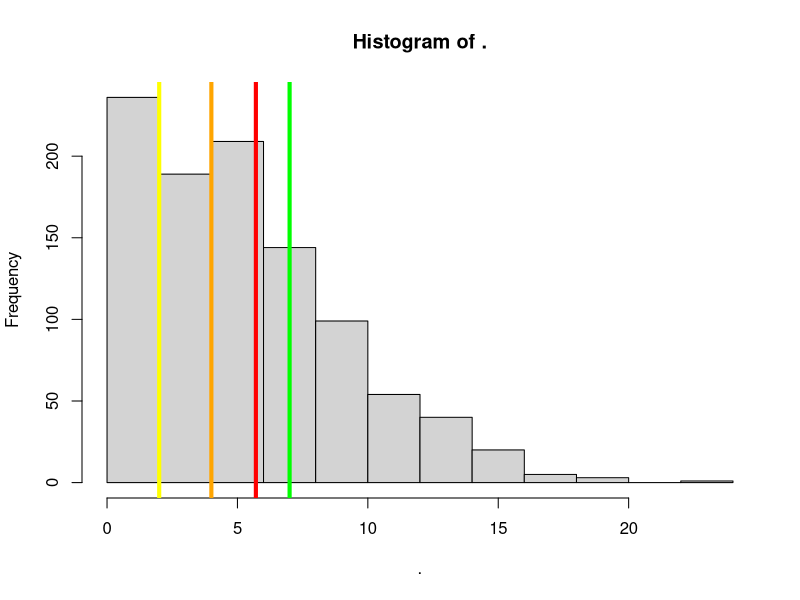
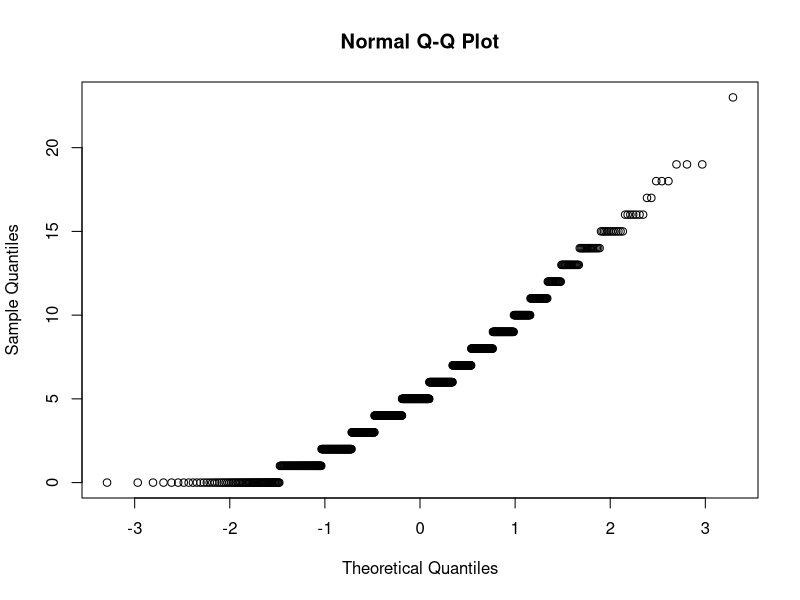

The R source for these figures, in order: (Note: this script raises an error after producing the figures.)
## ---- chunk 1
knitr::opts_chunk$set(echo = TRUE)
library(dplyr)
## ---- chunk 2
library(readr)
june18 <- read_csv("Tom Sox Stats June 18.csv")
View(june18)
## ---- chunk 3
lineup618 <- c("Ethan Gibson",
               "Ryan Wynn",
               "Colby Wallace",
               "Tommy Roldan",
               "Johnnie Lopez",
               "David Wiley",
               "Nick Parham",
               "Cale Stricklin",
               "Sam Mummau")
lineup616 <- c("Sam Mummau",
               "Ryan Wynn",
               "Tommy Roldan",
               "Colby Wallace",
               "Johnnie Lopez",
               "David Wiley",
               "James Taussig",
               "Nick Parham",
               "Cale Stricklin")
## ---- chunk 4
battermatrix <- function(df,lineup){
  df <- df %>% rename("Doubles" = "2B", "Triples" = "3B")
  df <- df %>% mutate("PA" = AB+BB+HBP+SF+SH)
  df <- df %>% mutate("singleper" = (H - (Doubles + Triples + HR))/ PA) %>%   mutate("doubleper" = (Doubles/PA)) %>% mutate("tripleper" = (Triples/PA)) %>% mutate("HRper" = (HR/PA)) %>% mutate("walkper" = ((BB+HBP)/PA)) %>% mutate("ROEper" = OBP - (singleper+doubleper+tripleper+HRper+walkper)) %>% mutate("Kper" = (SO/PA)) %>% mutate("DPper" = (GDP / PA)) %>% mutate("SFper" = (SF/PA)) %>% mutate("Outper" = 1-OBP-Kper-DPper-SFper)
  df$ROEper[3] <- 0
  df$ROEper[7] <- 0
  df$ROEper[10] <- 0
  df$ROEper[12] <- 0
  df$ROEper[16] <- 0
  batterprobs <- data.frame()
  batter1 <- df %>% filter(Player == lineup[1]) %>% select("Kper","Outper","singleper","doubleper","tripleper","HRper","walkper","ROEper","DPper","SFper") %>% t()
  batter2 <- df %>% filter(Player == lineup[2]) %>% select("Kper","Outper","singleper","doubleper","tripleper","HRper","walkper","ROEper","DPper","SFper") %>% t()
  batter3 <- df %>% filter(Player == lineup[3]) %>% select("Kper","Outper","singleper","doubleper","tripleper","HRper","walkper","ROEper","DPper","SFper") %>% t()
  batter4 <- df %>% filter(Player == lineup[4]) %>% select("Kper","Outper","singleper","doubleper","tripleper","HRper","walkper","ROEper","DPper","SFper") %>% t()
  batter5 <- df %>% filter(Player == lineup[5]) %>% select("Kper","Outper","singleper","doubleper","tripleper","HRper","walkper","ROEper","DPper","SFper") %>% t()
  batter6 <- df %>% filter(Player == lineup[6]) %>% select("Kper","Outper","singleper","doubleper","tripleper","HRper","walkper","ROEper","DPper","SFper") %>% t()
  batter7 <- df %>% filter(Player == lineup[7]) %>% select("Kper","Outper","singleper","doubleper","tripleper","HRper","walkper","ROEper","DPper","SFper") %>% t()
  batter8 <- df %>% filter(Player == lineup[8]) %>% select("Kper","Outper","singleper","doubleper","tripleper","HRper","walkper","ROEper","DPper","SFper") %>% t()
  batter9 <- df %>% filter(Player == lineup[9]) %>% select("Kper","Outper","singleper","doubleper","tripleper","HRper","walkper","ROEper","DPper","SFper") %>% t()
  batterprobs <- data.frame(batter1,batter2,batter3,batter4,batter5,batter6,batter7,batter8,batter9)
  batterprobs}
## ---- chunk 5
v <- c(0,1,2)
p <- c(0.025,0.7,0.275)
firstthird <- data.frame(v,p,row.names=c("Out","2nd","3rd"))
ft <- firstthird[sample(nrow(firstthird), 1, replace = TRUE, prob = firstthird$p), -ncol(firstthird)]
## ---- chunk 6
va <- c(0,1,2)
pr <- c(0.04,0.54,0.42)
firsthome <- data.frame(va,pr,row.names=c("Out","3rd","Home"))
fh <- firsthome[sample(nrow(firsthome), 1, replace = TRUE, prob = firsthome$pr), -ncol(firsthome)]
## ---- chunk 7
probs <- c(0.25,0.75)
val <- c(0,1)
errorthird <- data.frame(val,probs,row.names = c("Second","Third"))
et <- errorthird[sample(nrow(errorthird), 1, replace = TRUE, prob = errorthird$probs), -ncol(errorthird)]
## ---- chunk 8
pro <- c(0.02,0.4,0.58)
secondhome <- data.frame(v,pro,row.names = c("Out","Third","Home"))
sh <- secondhome[sample(nrow(secondhome), 1, replace = TRUE, prob = secondhome$pro), -ncol(secondhome)]
## ---- chunk 9
probss <- c(0.03,0.97)
tagout <- data.frame(val,probss,row.names=c("Out","Safe"))
to <- tagout[sample(nrow(tagout), 1, replace = TRUE, prob = tagout$probss), -ncol(tagout)]
## ---- chunk 10
probsss <- c(0.85,0.15)
doubleplay <- data.frame(val,probsss,row.names=c("Third","Second"))
dp <- doubleplay[sample(nrow(doubleplay), 1, replace = TRUE, prob = doubleplay$probsss), -ncol(doubleplay)]
## ---- chunk 11
prob0 <- c(0.67,0.08,0.25)
newdoubleplay <- data.frame(v,prob0,row.names=c("Second","Third","Home"))
nd <- newdoubleplay[sample(nrow(newdoubleplay), 1, replace = TRUE, prob = newdoubleplay$prob0), -ncol(newdoubleplay)]
## ---- chunk 12
Value <- c(0,1,2,3,4,5,6,7,8,9)
## ---- chunk 13
bases <- c(0,0,0)
outs <- c(0)
runs <- c(0)
## ---- chunk 14
nobodyon <- function(prob){
  tau <- data.frame(Value,prob,row.names=c("Strikeout","Other Out","Single","Double","Triple","Home Run", "Walk", "ROE","DP","SF"))
  ab <- tau[sample(nrow(tau), 1, replace = TRUE, prob = tau$prob), -ncol(tau)]
  if (ab == 0|ab == 1|ab == 8|ab == 9){
  bases <- c(0,0,0)
  outs <- outs + 1
}
  if (ab == 2|ab == 6|ab == 7){
  bases <- c(1,0,0)
}
  if (ab == 3){
  bases <- c(0,1,0)
}
  if (ab == 4){
  bases <- c(0,0,1)
}
  if (ab == 5){
  bases <- c(0,0,0)
  runs <- runs + 1
}
  score <- c(bases,outs,runs)
  score
}
manonfirst <- function(prob){
  tau <- data.frame(Value,prob,row.names=c("Strikeout","Other Out","Single","Double","Triple","Home Run", "Walk", "ROE","DP","SF"))
  ab1 <- tau[sample(nrow(tau), 1, replace = TRUE, prob = tau$prob), -ncol(tau)]
  if (ab1 == 0|ab1 == 1|ab1 == 9){
  bases <- c(1,0,0)
  outs <- outs + 1
}
  if (ab1 == 6|ab1 == 7){
  bases <- c(1,1,0)
}
  if (ab1 == 2 & ft == 0){
  bases <- c(1,0,0)
  outs <- outs + 1
}
  if (ab1 == 2 & ft == 1){
  bases <- c(1,1,0)
}
  if (ab1 == 2 & ft == 2){
  bases <- c(1,0,1)
}
  if (ab1 == 3 & fh == 0){
  bases <- c(0,1,0)
  outs <- outs + 1
}
  if (ab1 == 3 & fh == 1){
  bases <- c(0,1,1)
}
  if (ab1 == 3 & fh == 2){
  bases <- c(0,1,0)
  runs <- runs + 1
}
  if (ab1 == 4){
  bases <- c(0,0,1)
  runs <- runs + 1
}
  if (ab1 == 5){
  bases <- c(0,0,0)
  runs <- runs + 2
}
  if (ab1 == 8){
  bases <- c(0,0,0)
  outs <- outs + 2
  }
  score <- c(bases,outs,runs)
  score
}
manonsecond <- function(prob){
  tau <- data.frame(Value,prob,row.names=c("Strikeout","Other Out","Single","Double","Triple","Home Run", "Walk", "ROE","DP","SF"))
  ab2 <- tau[sample(nrow(tau), 1, replace = TRUE, prob = tau$prob), -ncol(tau)]
  if (ab2 == 0|ab2 == 1|ab2 == 8|ab2 == 9){
  bases <- c(0,1,0)
  outs <- outs + 1
}
  if (ab2 == 2 & sh == 0){
  bases <- c(1,0,0)
  outs <- outs + 1
}
  if (ab2 == 2 & sh == 1){
  bases <- c(1,0,1)
}
  if (ab2 == 2 & sh == 2){
  bases <- c(1,0,0)
  runs <- runs + 1
}
  if (ab2 == 3){
  bases <- c(0,1,0)
  runs <- runs + 1
}
  if (ab2 == 4){
  bases <- c(0,0,1)
  runs <- runs + 1
}
  if (ab2 == 5){
  bases <- c(0,0,0)
  runs <- runs + 2
}
  if (ab2 == 6){
  bases <- c(1,1,0)
}
  if (ab2 == 7 & et == 0){
  bases <- c(1,1,0)
}
  if (ab2 == 7 & et == 1){
  bases <- c(1,0,1)
}
  score <- c(bases,outs,runs)
  score
}
manonthird <- function(prob){
   tau <- data.frame(Value,prob,row.names=c("Strikeout","Other Out","Single","Double","Triple","Home Run", "Walk", "ROE","DP","SF"))
  ab3 <- tau[sample(nrow(tau), 1, replace = TRUE, prob = tau$prob), -ncol(tau)]
  if (ab3 == 1 & to == 0){
  bases <- c(0,0,0)
  outs <- outs + 2
}
  if (ab3 == 1 & to == 1){
  bases <- c(0,0,1)
  outs <- outs + 1
}
  if (ab3 == 0|ab3 == 8){
  bases <- c(0,0,1)
  outs <- outs + 1
}
  if (ab3 == 2|ab3 == 7){
  bases <- c(1,0,0)
  runs <- runs + 1
}
  if (ab3 == 3){
  bases <- c(0,1,0)
  runs <- runs + 1
}
  if (ab3 == 4){
  bases <- c(0,0,1)
  runs <- runs + 1
}
  if (ab3 == 5){
  bases <- c(0,0,0)
  runs <- runs + 2
}
  if (ab3 == 6){
  bases <- c(1,0,1)
}
  if (ab3 == 9){
  bases <- c(0,0,0)
  outs <- outs + 1
  runs <- runs + 1
  }
  score <- c(bases,outs,runs)
  score
}
manonfirstandsecond <- function(prob){
  tau <- data.frame(Value,prob,row.names=c("Strikeout","Other Out","Single","Double","Triple","Home Run", "Walk", "ROE","DP","SF"))
  ab4 <- tau[sample(nrow(tau), 1, replace = TRUE, prob = tau$prob), -ncol(tau)]
  if (ab4 == 0 | ab4 == 1 | ab4 == 9){
  bases <- c(1,1,0)
  outs <- outs + 1
}
  if (ab4 == 2 & sh == 0 & ft == 0){
  bases <- c(1,1,0)
  outs <- outs + 1
}
  if (ab4 == 2 & sh == 0 & ft == 1){
  bases <- c(1,1,0)
  outs <- outs + 1
}
  if (ab4 == 2 & sh == 0 & ft == 2){
  bases <- c(1,0,1)
  outs <- outs + 1
}
  if (ab4 == 2 & sh == 1 & (ft == 0 | ft == 2)){
  bases <- c(1,1,1)  
}
  if (ab4 == 2 & sh == 1 & ft == 1){
  bases <- c(1,1,1)
}
  if (ab4 == 2 & sh == 2 & ft == 1){
  bases <- c(1,1,0)
  runs <- runs + 1
}
  if (ab4 == 2 & sh == 2 & ft == 0){
  bases <- c(1,0,0)
  runs <- runs + 1
  outs <- outs + 1
}
  if (ab4 == 2 & sh == 2 & ft == 2){
  bases <- c(1,0,1)
  runs <- runs + 1
}
  if (ab4 == 3 & fh == 0){
  bases <- c(0,1,0)
  runs <- runs + 1
  outs <- outs + 1
}
  if (ab4 == 3 & fh == 1){
  bases <- c(0,1,1)
  runs <- runs + 1
}
  if (ab4 == 3 & fh == 2){
  bases <- c(0,1,0)
  runs <- runs + 2
}
  if (ab4 == 4){
  bases <- c(0,0,1)
  runs <- runs + 2
}
  if (ab4 == 5){
  bases <- c(0,0,0)
  runs <- runs + 3
}
  if (ab4 == 6|ab4 == 7){
  bases <- c(1,1,1)
}
  if (ab4 == 8 & dp == 0){
  bases <- c(0,0,1)
  outs <- outs + 2
}
  if (ab4 == 8 & dp == 1){
  bases <- c(0,1,0)
  outs <- outs + 2
  }
  score <- c(bases,outs,runs)
  score
}
manonsecondandthird <- function(prob){
  tau <- data.frame(Value,prob,row.names=c("Strikeout","Other Out","Single","Double","Triple","Home Run", "Walk", "ROE","DP","SF"))
  ab5 <- tau[sample(nrow(tau), 1, replace = TRUE, prob = tau$prob), -ncol(tau)]
  if (ab5 == 1 & to == 0){
  bases <- c(0,1,0)
  outs <- outs + 2
}
  if (ab5 == 1 & to == 1){
  bases <- c(0,1,1)
  outs <- outs + 1
}
  if (ab5 == 0 | ab5 == 8){
  bases <- c(0,1,1)
  outs <- outs + 1
}
  if (ab5 == 2 & sh == 0){
  bases <- c(1,0,0)
  runs <- runs + 1
  outs <- outs + 1
}
  if (ab5 == 2 & sh == 1){
  bases <- c(1,0,1)
  runs <- runs + 1
}
  if (ab5 == 2 & sh == 2){
  bases <- c(1,0,0)
  runs <- runs + 2
}
  if (ab5 == 3){
  bases <- c(0,1,0)
  runs <- runs + 2
}
  if (ab5 == 4){
  bases <- c(0,0,1)
  runs <- runs + 2
}
  if (ab5 == 5){
  bases <- c(0,0,0)
  runs <- runs + 3
}
  if (ab5 == 6|(ab5 == 7 & et == 0)){
  bases <- c(1,1,1)
}
  if (ab5 == 7 & et == 1){
  bases <- c(1,0,1)
  runs <- runs + 1
}
  if (ab5 == 9){
  bases <- c(0,1,0)
  outs <- outs + 1
  runs <- runs + 1
  }
  score <- c(bases,outs,runs)
  score
}
basesloaded <- function(prob){
   tau <- data.frame(Value,prob,row.names=c("Strikeout","Other Out","Single","Double","Triple","Home Run", "Walk", "ROE","DP","SF"))
  ab6 <- tau[sample(nrow(tau), 1, replace = TRUE, prob = tau$prob), -ncol(tau)]
  if (ab6 == 0){
  bases <- c(1,1,1)
  outs <- outs + 1
}
  if (ab6 == 1 & to == 0){
  bases <- c(1,1,0)
  outs <- outs + 2
}
  if (ab6 == 1 & to == 1){
  bases <- c(1,1,1)
  outs <- outs + 1
}
  if (ab6 == 2 & sh == 0 & (ft == 1 | ft == 0)){
  bases <- c(1,1,0)
  runs <- runs + 1
  outs <- outs + 1
}
  if (ab6 == 2 & sh == 0 & ft == 2){
  bases <- c(1,0,1)
  runs <- runs + 1
  outs <- outs + 1
}
  if (ab6 == 2 & sh == 1){
  bases <- c(1,1,1)
  runs <- runs + 1
}
  if (ab6 == 2 & sh == 2 & ft == 0){
  bases <- c(1,0,0)
  runs <- runs + 2
  outs <- outs + 1
}
  if (ab6 == 2 & sh == 2 & ft == 1){
  bases <- c(1,1,0)
  runs <- runs + 2
}
  if (ab6 == 2 & sh == 2 & ft == 2){
  bases <- c(1,0,1)
  runs <- runs + 2
}
  if (ab6 == 3 & fh == 0){
  bases <- c(0,1,0)
  runs <- runs + 2
  outs <- outs + 1
}
  if (ab6 == 3 & fh == 1){
  bases <- c(0,1,1)
  runs <- runs + 2
}
  if (ab6 == 3 & fh == 2){
  bases <- c(0,1,0)
  runs <- runs + 3
}
  if (ab6 == 4){
  bases <- c(0,0,1)
  runs <- runs + 3
}
  if (ab6 == 5){
  bases <- c(0,0,0)
  runs <- runs + 4
}
  if (ab6 == 6 | ab6 == 7){
  bases <- c(1,1,1)
  runs <- runs + 1
}
  if (ab6 == 8 & nd == 0){
  bases <- c(0,0,1)
  outs <- outs + 2
  runs <- runs + 1
}
  if (ab6 == 8 & nd == 1){
  bases <- c(0,1,0)
  outs <- outs + 2
  runs <- runs + 1
}
  if (ab6 == 8 & nd == 2){
  bases <- c(0,1,1)
  outs <- outs + 2
}
  if (ab6 == 9){
  bases <- c(1,1,0)
  outs <- outs + 1
  runs <- runs + 1
}
  score <- c(bases,outs,runs)
  score
}
manonfirstandthird <- function(prob){
  tau <- data.frame(Value,prob,row.names=c("Strikeout","Other Out","Single","Double","Triple","Home Run", "Walk", "ROE","DP","SF"))
  ab7 <- tau[sample(nrow(tau), 1, replace = TRUE, prob = tau$prob), -ncol(tau)]
  if (ab7 == 0){
  bases <- c(1,0,1)
  outs <- outs + 1
}
  if (ab7 == 1 & to == 0){
  bases <- c(1,0,0)
  outs <- outs + 2
}
  if (ab7 == 1 & to == 1){
  bases <- c(1,0,1)
  outs <- outs + 1
}
  if (ab7 == 2 & ft == 0){
  bases <- c(1,0,0)
  runs <- runs + 1
  outs <- outs + 1
}
  if (ab7 == 2 & ft == 1){
  bases <- c(1,1,0)
  runs <- runs + 1
}
  if (ab7 == 2 & ft == 2){
  bases <- c(1,0,1)
  runs <- runs + 1
}
  if (ab7 == 3 & fh == 0){
  bases <- c(0,1,0)
  runs <- runs + 1
  outs <- outs + 1
}
  if (ab7 == 3 & fh == 1){
  bases <- c(0,1,1)
  runs <- runs + 1
}
  if (ab7 == 3 & fh == 2){
  bases <- c(0,1,0)
  runs <- runs + 2
}
  if (ab7 == 4){
  bases <- c(0,0,1)
  runs <- runs + 2
}
  if (ab7 == 5){
  bases <- c(0,0,0)
  runs <- runs + 3
}
  if (ab7 == 6){
  bases <- c(1,1,1)
}
  if (ab7 == 7 & et == 0){
  bases <- c(1,1,1)
}
  if (ab7 == 7 & et == 1){
  bases <- c(1,1,0)
  runs <- runs + 1
}
  if (ab7 == 8){
  bases <- c(0,0,0)
  outs <- outs + 2
  runs <- runs + 1
}
  if (ab7 == 9){
  bases <- c(1,0,0)
  outs <- outs + 1
  runs <- runs + 1
  }
  score <- c(bases,outs,runs)
  score
}
## ---- chunk 15
score <- c(0,0,0,0,0)
## ---- chunk 16
singlebatter <- function(og_score,i){
    if (og_score[1] == 0 & og_score[2] == 0 & og_score[3] == 0){
      trial0 <- nobodyon(batterprobs[,i])
      score <- c(og_score[1:3] != trial0[1:3], og_score[4:5] + trial0[4:5])
      }
    if (og_score[1] == 1 & og_score[2] == 0 & og_score[3] == 0){
      trial1 <- manonfirst(batterprobs[,i])
      score <- c(og_score[1] == trial1[1], og_score[2] != trial1[2], og_score[3] != trial1[3], og_score[4:5] + trial1[4:5])
      }
    if (og_score[1] == 0 & og_score[2] == 1 & og_score[3] == 0){
      trial2 <- manonsecond(batterprobs[,i])
      score <- c(og_score[1] != trial2[1], og_score[2] == trial2[2], og_score[3] != trial2[3], og_score[4:5] + trial2[4:5])
      }
    if (og_score[1] == 0 & og_score[2] == 0 & og_score[3] == 1){
      trial3 <- manonthird(batterprobs[,i])
      score <- c(og_score[1] != trial3[1], og_score[2] != trial3[2], og_score[3] == trial3[3], og_score[4:5] + trial3[4:5])
      }
    if (og_score[1] == 1 & og_score[2] == 1 & og_score[3] == 0){
      trial4 <- manonfirstandsecond(batterprobs[,i])
      score <- c(og_score[1] == trial4[1], og_score[2] == trial4[2], og_score[3] != trial4[3], og_score[4:5] + trial4[4:5])
      }
    if (og_score[1] == 0 & og_score[2] == 1 & og_score[3] == 1){
      trial5 <- manonsecondandthird(batterprobs[,i])
      score <- c(og_score[1] != trial5[1], og_score[2] == trial5[2], og_score[3] == trial5[3], og_score[4:5] + trial5[4:5])
      }
    if (og_score[1] == 1 & og_score[2] == 1 & og_score[3] == 1){
      trial6 <- basesloaded(batterprobs[,i])
      score <- c(og_score[1:3] == trial6[1:3], og_score[4:5] + trial6[4:5])
      }
    if (og_score[1] == 1 & og_score[2] == 0 & og_score[3] == 1){
      trial7 <- manonfirstandthird(batterprobs[,i])
      score <- c(og_score[1] == trial7[1], og_score[2] != trial7[2], og_score[3] == trial7[3], og_score[4:5] + trial7[4:5])
      }
    score}
## ---- chunk 17
runsbatters <- c(0,0)
## ---- chunk 18
inningruns <- function(outs,i){
  totalruns <- c(0)
  score <- c(0,0,0,0,0)
  while (length(score) == 5){
      a <- singlebatter(score,i)
      if (i == 9){
        i <- 0
      }
      a <- singlebatter(a,i+1)
      if (i == 8){
        i <- -1
      }
      a <- singlebatter(a,i+2)
      if (a[4] >= 3){
        runsbatters <- c(a[5],3)
        break
      }
      if (i == 7){
        i <- -2
      }
      a <- singlebatter(a,i+3)
      if (a[4] >= 3){
        runsbatters <- c(a[5],4)
        break
      }
      if (i == 6){
        i <- -3
      }
      a <- singlebatter(a,i+4)
      if (a[4] >= 3){
        runsbatters <- c(a[5],5)
        break
      }
      if (i == 5){
        i <- -4
      }
      a <- singlebatter(a,i+5)
      if (a[4] >= 3){
        runsbatters <- c(a[5],6)
        break
      }
      if (i == 4){
        i <- -5
      }
      a <- singlebatter(a,i+6)
      if (a[4] >= 3){
        runsbatters <- c(a[5],7)
        break
      }
      if (i == 3){
        i <- -6
      }
      a <- singlebatter(a,i+7)
      if (a[4] >= 3){
        runsbatters <- c(a[5],8)
        break
      }
      if (i == 2){
        i <- -7
      }
      a <- singlebatter(a,i+8)
      if (a[4] >= 3){
        runsbatters <- c(a[5],0)
        break
      }
      if (i == 1){
        i <- -8
      }
      a <- singlebatter(a,i+9)
      if (a[4] >= 3){
        runsbatters <- c(a[5],1)
        break
      }
      if (i == -1){
        i <- 8
      }
      if (i == -2){
        i <- 7
      }
      if (i == -3){
        i <- 6
      }
      if (i == -4){
        i <- 5
      }
      if (i == -5){
        i <- 4
      }
      if (i == -6){
        i <- 3
      }
      if (i == -7){
        i <- 2
      }
      if (i == -8){
        i <- 1
      }
      a <- singlebatter(a,i+1)
      if (a[4] >= 3){
        runsbatters <- c(a[5],2)
        break
      }
      if (i == 8){
        i <- -1
      }
      a <- singlebatter(a,i+2)
      if (a[4] >= 3){
        runsbatters <- c(a[5],3)
        break
      }
      if (i == 7){
        i <- -2
      }
      a <- singlebatter(a,i+3)
      if (a[4] >= 3){
        runsbatters <- c(a[5],4)
        break
      }
      if (i == 6){
        i <- -3
      }
      a <- singlebatter(a,i+4)
      if (a[4] >= 3){
        runsbatters <- c(a[5],5)
        break
      }
      if (i == 5){
        i <- -4
      }
      a <- singlebatter(a,i+5)
      if (a[4] >= 3){
        runsbatters <- c(a[5],6)
        break
      }
      if (i == 4){
        i <- -5
      }
      a <- singlebatter(a,i+6)
      if (a[4] >= 3){
        runsbatters <- c(a[5],7)
        break
      }
      if (i == 3){
        i <- -6
      }
      a <- singlebatter(a,i+7)
      if (a[4] >= 3){
        runsbatters <- c(a[5],8)
        break
      }
      if (i == 2){
        i <- -7
      }
      a <- singlebatter(a,i+8)
      if (a[4] >= 3){
        runsbatters <- c(a[5],0)
        break
      }
      else{
        runsbatters <- c(a[5],1)
      }
  }
  runsbatters
}
## ---- chunk 19
game <- function(i){
  runsbatters <- c(0,0)
  score <- c(0,0,0,0,0)
  outs <- c(0)
  i1 <- inningruns(0,i)
  i2 <- inningruns(0,i1[2]+1)
  i3 <- inningruns(0,i2[2]+1)
  i4 <- inningruns(0,i3[2]+1)
  i5 <- inningruns(0,i4[2]+1)
  i6 <- inningruns(0,i5[2]+1)
  i7 <- inningruns(0,i6[2]+1)
  i8 <- inningruns(0,i7[2]+1)
  i9 <- inningruns(0,i8[2]+1)
  c(sum(i1[1],i2[1],i3[1],i4[1],i5[1],i6[1],i7[1],i8[1],i9[1]))
}
## ---- chunk 20
batterprobs <- battermatrix(june18,lineup618)
june18runs <- replicate(1000,game(1))
june18runs %>% hist()
abline(v=mean(june18runs),col="red",lwd=4)
abline(v=2,col="yellow",lwd=4)
abline(v=4,col="orange",lwd=4)
abline(v=7,col="green",lwd=4)
june18runs %>% qqnorm()
summary(june18runs)
## ---- chunk 21
batterprobs <- battermatrix(june18,lineup616)
june16runs <- replicate(1000,game(1))
june16runs %>% hist()
abline(v=mean(june16runs),col="red",lwd=4)
abline(v=2,col="yellow",lwd=4)
abline(v=4,col="orange",lwd=4)
abline(v=6,col="green",lwd=4)
june18runs %>% qqnorm()
summary(june16runs)
